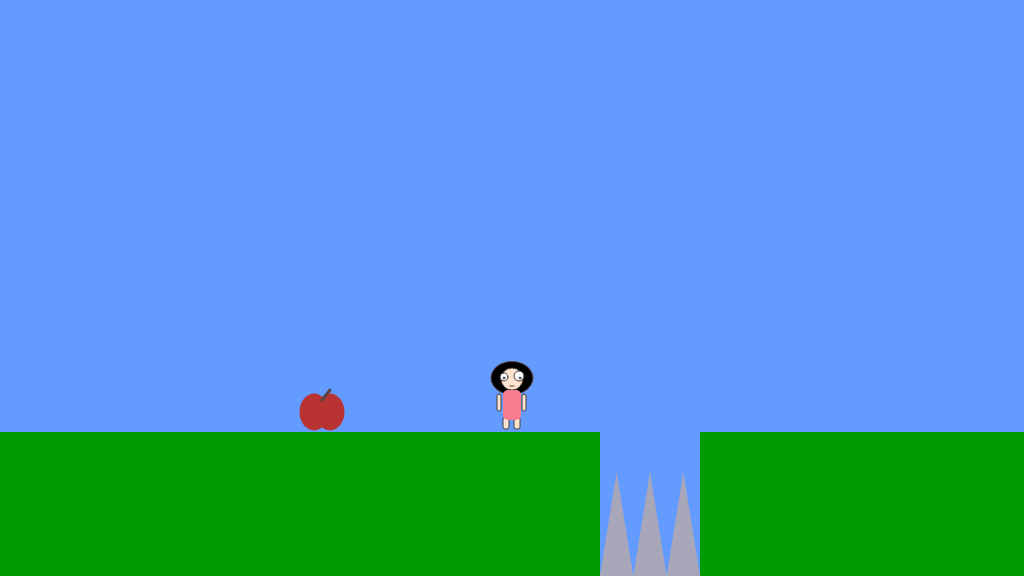
Frame 1 (no input)
Frame 60 (no input): identical to frame 1, image omitted
Frame 120 (the mouse pressed at the canvas centre since frame 60): identical to frame 1, image omitted

The p5.js sketch that drew this single still picture (run headless with seeded random() and noise() and a simulated clock; from frame 60 on, the mouse is pressed at the canvas centre):

// p5.js sketch
// ── sketch.js
/*

The Game Project

Week 3

Game interaction

*/

var gameChar_x;
var gameChar_y;
var floorPos_y;
var collectable;
var canyon;

var isLeft;
var isRight;
var isFalling;
var isPlummeting;

function setup() {
  createCanvas(1024, 576);
  floorPos_y = (height * 3) / 4;
  gameChar_x = width / 2;
  gameChar_y = floorPos_y;

  collectable = {
    x_pos: 300,
    y_pos: floorPos_y,
    size: 48,
    isFound: false
  };

  canyon = {
    x_pos: 600,
    y_pos: floorPos_y,
    width: 100
  };

  isLeft = false;
  isRight = false;
  isFalling = false;
  isPlummeting = false;
}

function draw() {
  ///////////DRAWING CODE//////////

  background(100, 155, 255); //fill the sky blue

  noStroke();
  fill(0, 155, 0);
  rect(0, floorPos_y, width, height - floorPos_y); //draw some green ground

  //draw the canyon

  fill(100, 155, 255);
  rect(canyon.x_pos, canyon.y_pos, canyon.width, floorPos_y);
  fill(168, 167, 186);
  triangle(
    canyon.x_pos + canyon.width / 6,
    canyon.y_pos + 40,
    canyon.x_pos,
    height,
    canyon.x_pos + canyon.width / 3,
    height
  );
  triangle(
    canyon.x_pos + canyon.width / 2,
    canyon.y_pos + 40,
    canyon.x_pos + canyon.width / 3,
    height,
    canyon.x_pos + (canyon.width / 3) * 2,
    height
  );
  triangle(
    canyon.x_pos + (canyon.width / 6) * 5,
    canyon.y_pos + 40,
    canyon.x_pos + (canyon.width / 3) * 2,
    height,
    canyon.x_pos + (canyon.width / 3) * 3,
    height
  );

  //collectable
  if (dist(gameChar_x, gameChar_y, collectable.x_pos, collectable.y_pos) < 20) {
    collectable.isFound = true;
  }
  if (collectable.isFound == false) {
    fill(186, 51, 51);
    ellipse(
      collectable.x_pos + 14,
      collectable.y_pos - 20,
      collectable.size - 19,
      collectable.size - 11
    );
    ellipse(
      collectable.x_pos + 30,
      collectable.y_pos - 20,
      collectable.size - 19,
      collectable.size - 11
    );
    stroke(88, 70, 70);
    strokeWeight(3);

    line(
      collectable.x_pos + 30,
      collectable.y_pos - 42,
      collectable.x_pos + 22,
      collectable.y_pos - 32
    );
  }

  //the game character
  strokeWeight(1);
  if (isLeft && isFalling) {
    // add your jumping-left code
    //hair
    fill(0);
    ellipse(gameChar_x + 2, gameChar_y - 54, 42, 33);
    //face
    fill(255, 227, 206);
    stroke(65);
    ellipse(gameChar_x, gameChar_y - 53, 22, 22);
    //eyes
    fill(255);
    stroke(65);
    // ellipse(gameChar_x - 8, gameChar_y - 55, 8, 8);
    ellipse(gameChar_x - 7, gameChar_y - 56, 10, 10);
    // ellipse(gameChar_x - 8, gameChar_y - 54, 2, 2);
    ellipse(gameChar_x - 8, gameChar_y - 54, 2, 2);
    //mouth
    line(gameChar_x - 6, gameChar_y - 46, gameChar_x - 2, gameChar_y - 46);
    //legs
    fill(255, 227, 206);
    stroke(65);
    strokeWeight(1);
    //left leg
    rect(gameChar_x - 8, gameChar_y - 22, 6, 12, 2);
    //right leg
    rect(gameChar_x + 2, gameChar_y - 22, 12, 6, 2);
    //arms
    fill(255, 227, 206);
    stroke(65);
    strokeWeight(1);
    //right arm
    rect(gameChar_x, gameChar_y - 38, 17, 4, 2);

    //body
    fill(248, 123, 142);
    noStroke();
    rect(gameChar_x - 8, gameChar_y - 42, 15, 24, 5);
    //arms
    fill(255, 227, 206);
    stroke(65);
    strokeWeight(1);
    //left arm
    rect(gameChar_x - 20, gameChar_y - 38, 17, 4, 2);
  } else if (isRight && isFalling) {
    // add your jumping-right code
    //hair
    fill(0);
    ellipse(gameChar_x - 2, gameChar_y - 54, 42, 33);
    //face
    fill(255, 227, 206);
    stroke(65);
    ellipse(gameChar_x, gameChar_y - 53, 22, 22);
    //eyes
    fill(255);
    stroke(65);
    ellipse(gameChar_x + 8, gameChar_y - 55, 8, 8);
    // ellipse(gameChar_x - 7, gameChar_y - 56, 10, 10);
    ellipse(gameChar_x + 8, gameChar_y - 54, 2, 2);
    // ellipse(gameChar_x - 8, gameChar_y - 54, 2, 2);
    //mouth
    line(gameChar_x + 6, gameChar_y - 46, gameChar_x + 2, gameChar_y - 46);
    //legs
    fill(255, 227, 206);
    stroke(65);
    strokeWeight(1);
    //left leg
    //rect(gameChar_x - 8, gameChar_y - 22, 6, 12);
    rect(gameChar_x - 15, gameChar_y - 22, 12, 6, 2);
    //right leg
    rect(gameChar_x, gameChar_y - 22, 6, 12, 2);
    //arms
    fill(255, 227, 206);
    stroke(65);
    strokeWeight(1);
    //left arm
    rect(gameChar_x - 20, gameChar_y - 38, 17, 4, 2);
    //body
    fill(248, 123, 142);
    noStroke();
    rect(gameChar_x - 8, gameChar_y - 42, 15, 24, 5, 2);
    //arms
    fill(255, 227, 206);
    stroke(65);
    strokeWeight(1);

    //right arm
    rect(gameChar_x, gameChar_y - 38, 17, 4, 2);
  } else if (isLeft) {
    // add your walking left code
    //hair
    fill(0);
    ellipse(gameChar_x + 2, gameChar_y - 54, 42, 33);
    //face
    fill(255, 227, 206);
    stroke(65);
    ellipse(gameChar_x, gameChar_y - 53, 22, 22);
    //eyes
    fill(255);
    stroke(65);
    // ellipse(gameChar_x - 8, gameChar_y - 55, 8, 8);
    ellipse(gameChar_x - 7, gameChar_y - 56, 10, 10);
    // ellipse(gameChar_x - 8, gameChar_y - 54, 2, 2);
    ellipse(gameChar_x - 8, gameChar_y - 54, 2, 2);
    //mouth
    line(gameChar_x - 6, gameChar_y - 46, gameChar_x - 2, gameChar_y - 46);
    //legs
    fill(255, 227, 206);
    stroke(65);
    strokeWeight(1);
    //left leg
    rect(gameChar_x - 8, gameChar_y - 15, 6, 12, 2);
    //right leg
    rect(gameChar_x, gameChar_y - 15, 6, 12, 2);
    //body
    fill(248, 123, 142);
    noStroke();
    rect(gameChar_x - 8, gameChar_y - 42, 15, 30, 5);
    //arms
    fill(255, 227, 206);
    stroke(65);
    strokeWeight(1);
    //left arm
    // rect(gameChar_x - 15, gameChar_y - 38, 4, 17);
    //right arm
    rect(gameChar_x, gameChar_y - 38, 4, 17, 2);
  } else if (isRight) {
    // add your walking right code
    //hair
    fill(0);
    ellipse(gameChar_x - 2, gameChar_y - 54, 42, 33);
    //face
    fill(255, 227, 206);
    stroke(65);
    ellipse(gameChar_x, gameChar_y - 53, 22, 22);
    //eyes
    fill(255);
    stroke(65);
    ellipse(gameChar_x + 8, gameChar_y - 55, 8, 8);
    // ellipse(gameChar_x - 7, gameChar_y - 56, 10, 10);
    ellipse(gameChar_x + 8, gameChar_y - 54, 2, 2);
    // ellipse(gameChar_x - 8, gameChar_y - 54, 2, 2);
    //mouth
    line(gameChar_x + 6, gameChar_y - 46, gameChar_x + 2, gameChar_y - 46);
    //legs
    fill(255, 227, 206);
    stroke(65);
    strokeWeight(1);
    //left leg
    rect(gameChar_x - 8, gameChar_y - 15, 6, 12, 2);
    //right leg
    rect(gameChar_x, gameChar_y - 15, 6, 12, 2);
    //body
    fill(248, 123, 142);
    noStroke();
    rect(gameChar_x - 8, gameChar_y - 42, 15, 30, 5);
    //arms
    fill(255, 227, 206);
    stroke(65);
    strokeWeight(1);
    //left arm
    // rect(gameChar_x - 15, gameChar_y - 38, 4, 17);
    //right arm
    rect(gameChar_x - 4, gameChar_y - 38, 4, 17, 2);
  } else if (isFalling || isPlummeting) {
    // add your jumping facing forwards code
    //hair
    fill(0);
    ellipse(gameChar_x, gameChar_y - 54, 42, 33);
    //face
    fill(255, 227, 206);
    stroke(65);
    ellipse(gameChar_x, gameChar_y - 53, 22, 22);
    //eyes
    fill(255);
    stroke(65);
    ellipse(gameChar_x - 8, gameChar_y - 55, 8, 8);
    ellipse(gameChar_x + 7, gameChar_y - 56, 10, 10);
    ellipse(gameChar_x - 8, gameChar_y - 54, 2, 2);
    ellipse(gameChar_x + 8, gameChar_y - 54, 2, 2);
    //mouth
    line(gameChar_x - 2, gameChar_y - 46, gameChar_x + 2, gameChar_y - 46);
    //arms
    fill(255, 227, 206);
    stroke(65);
    strokeWeight(1);
    //left arm
    rect(gameChar_x - 15, gameChar_y - 55, 4, 17, 2);
    //right arm
    rect(gameChar_x + 10, gameChar_y - 55, 4, 17, 2);
    //left leg
    rect(gameChar_x - 9, gameChar_y - 22, 6, 12, 2);
    //right leg
    rect(gameChar_x + 2, gameChar_y - 22, 6, 12, 2);
    //body
    fill(248, 123, 142);
    noStroke();
    rect(gameChar_x - 9, gameChar_y - 42, 18, 24, 5);
  } else {
    // add your standing front facing code

    //hair
    fill(0);
    ellipse(gameChar_x, gameChar_y - 54, 42, 33);
    //face
    fill(255, 227, 206);
    stroke(65);
    ellipse(gameChar_x, gameChar_y - 53, 22, 22);
    //eyes
    fill(255);
    stroke(65);
    ellipse(gameChar_x - 8, gameChar_y - 55, 8, 8);
    ellipse(gameChar_x + 7, gameChar_y - 56, 10, 10);
    ellipse(gameChar_x - 8, gameChar_y - 54, 2, 2);
    ellipse(gameChar_x + 8, gameChar_y - 54, 2, 2);
    //mouth
    line(gameChar_x - 2, gameChar_y - 46, gameChar_x + 2, gameChar_y - 46);
    //arms
    fill(255, 227, 206);
    stroke(65);
    strokeWeight(1);
    //left arm
    rect(gameChar_x - 15, gameChar_y - 38, 4, 17, 2);
    //right arm
    rect(gameChar_x + 10, gameChar_y - 38, 4, 17, 2);
    //left leg
    rect(gameChar_x - 9, gameChar_y - 15, 6, 12, 2);
    //right leg
    rect(gameChar_x + 2, gameChar_y - 15, 6, 12, 2);
    //body
    fill(248, 123, 142);
    noStroke();
    rect(gameChar_x - 9, gameChar_y - 42, 18, 30, 5);
  }

  ///////////INTERACTION CODE//////////
  //Put conditional statements to move the game character below here
  if (isLeft == true) {
    gameChar_x -= 3;
  }
  if (isRight == true) {
    gameChar_x += 3;
  }
  if (isPlummeting == true && gameChar_y === floorPos_y) {
    gameChar_y = floorPos_y - 100;
  }
  if (gameChar_y < floorPos_y) {
    gameChar_y += 5;
    isFalling = true;
  } else {
    isFalling = false;
  }
}

function keyPressed() {
  // if statements to control the animation of the character when
  // keys are pressed.

  //open up the console to see how these work
  console.log("keyPressed: " + key);
  console.log("keyPressed: " + keyCode);
  if (keyCode == 37) {
    console.log("left arrow");
    isLeft = true;
  } else if (keyCode == 39) {
    console.log("right arrow");
    isRight = true;
  }
  if (keyCode == 32) {
    console.log("space bar");
    isPlummeting = true;
    isFalling = false;
  }
}

function keyReleased() {
  // if statements to control the animation of the character when
  // keys are released.

  console.log("keyReleased: " + key);
  console.log("keyReleased: " + keyCode);
  if (keyCode == 37) {
    console.log("left arrow");
    isLeft = false;
  } else if (keyCode == 39) {
    console.log("right arrow");
    isRight = false;
  }
  if (keyCode == 32) {
    console.log("space bar");
    isPlummeting = false;
    isFalling = true;
  }
}
